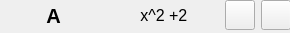
<?xml version="1.0" encoding="UTF-8"?>
<ui version="4.0">
 <class>figure_item</class>
 <widget class="QWidget" name="figure_item">
  <property name="geometry">
   <rect>
    <x>0</x>
    <y>0</y>
    <width>290</width>
    <height>33</height>
   </rect>
  </property>
  <property name="windowTitle">
   <string>Form</string>
  </property>
  <widget class="QWidget" name="">
   <property name="geometry">
    <rect>
     <x>0</x>
     <y>0</y>
     <width>291</width>
     <height>31</height>
    </rect>
   </property>
   <layout class="QHBoxLayout" name="horizontalLayout_2">
    <item>
     <widget class="QLabel" name="figure_name">
      <property name="minimumSize">
       <size>
        <width>40</width>
        <height>0</height>
       </size>
      </property>
      <property name="font">
       <font>
        <pointsize>15</pointsize>
        <bold>true</bold>
       </font>
      </property>
      <property name="text">
       <string>A</string>
      </property>
      <property name="alignment">
       <set>Qt::AlignCenter</set>
      </property>
     </widget>
    </item>
    <item>
     <widget class="QLabel" name="equation">
      <property name="font">
       <font>
        <pointsize>12</pointsize>
       </font>
      </property>
      <property name="text">
       <string>x^2 +2 </string>
      </property>
      <property name="alignment">
       <set>Qt::AlignCenter</set>
      </property>
     </widget>
    </item>
    <item>
     <layout class="QHBoxLayout" name="horizontalLayout">
      <item>
       <widget class="QPushButton" name="edit_button">
        <property name="maximumSize">
         <size>
          <width>30</width>
          <height>30</height>
         </size>
        </property>
        <property name="text">
         <string/>
        </property>
        <property name="icon">
         <iconset>
          <normaloff>assets/edit.png</normaloff>assets/edit.png</iconset>
        </property>
       </widget>
      </item>
      <item>
       <widget class="QPushButton" name="delete_button">
        <property name="maximumSize">
         <size>
          <width>30</width>
          <height>30</height>
         </size>
        </property>
        <property name="text">
         <string/>
        </property>
        <property name="icon">
         <iconset>
          <normaloff>assets/close.png</normaloff>assets/close.png</iconset>
        </property>
       </widget>
      </item>
     </layout>
    </item>
   </layout>
  </widget>
 </widget>
 <resources/>
 <connections/>
</ui>
